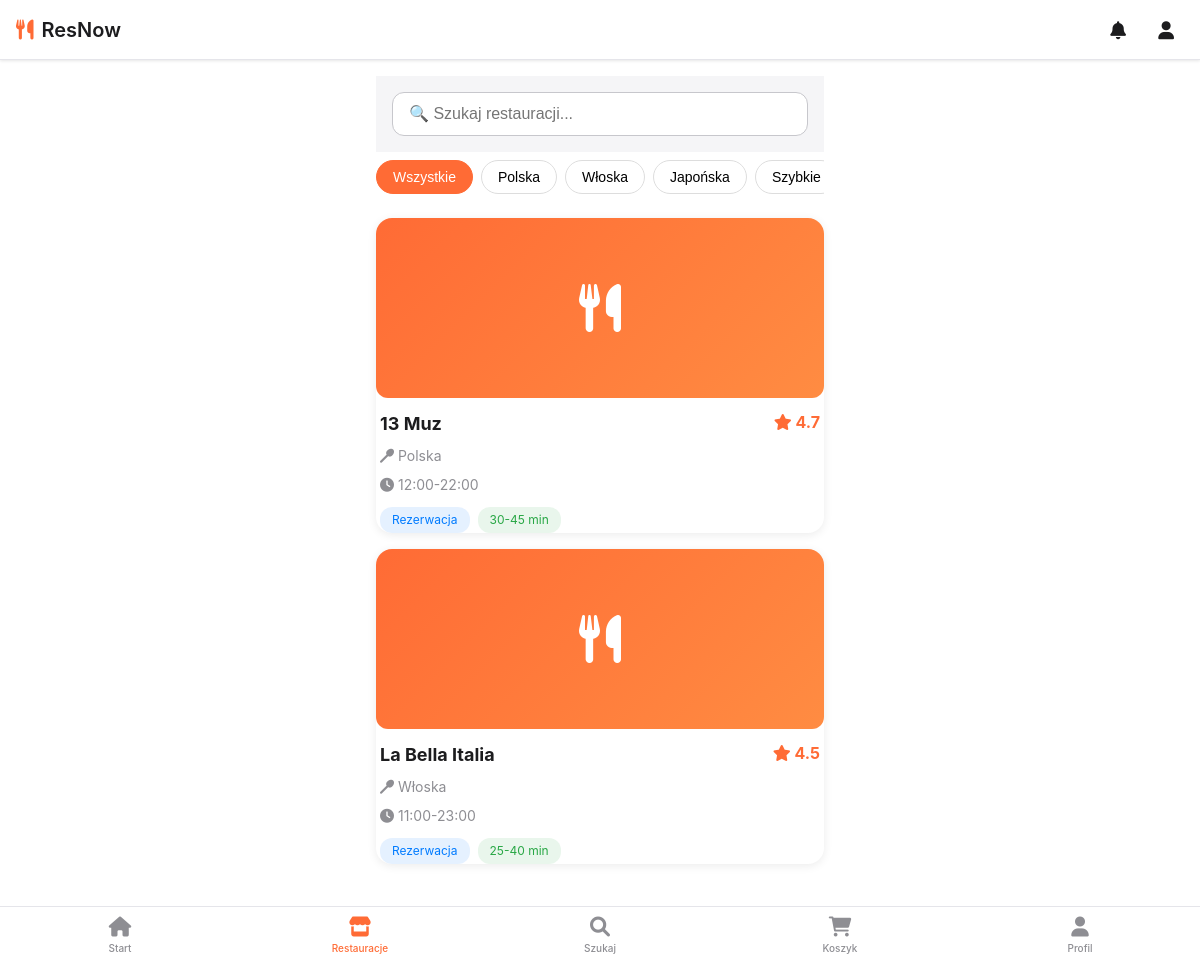
Screenshot of /client/restaurants (signed in) with the database file from the repository.
### models.py (models this page shows, shortened)
class Restaurant(db.Model):
    __tablename__ = 'restaurants'
    id = db.Column(db.Integer, primary_key=True)
    name = db.Column(db.String(100), nullable=False)
    address = db.Column(db.String(200))
    cuisine = db.Column(db.String(100))
    rating = db.Column(db.Float)
    delivery = db.Column(db.Boolean, default=False)
    reservation = db.Column(db.Boolean, default=True)
    opening_hours = db.Column(db.String(50))
    delivery_time = db.Column(db.String(50))

### app.py (the view)
@app.route('/client/restaurants')
@login_required
def client_restaurants():
    if session.get('role') != 'client':
        flash('Brak dostępu', 'danger')
        return redirect(url_for('login'))
    restaurants = Restaurant.query.all()
    return render_template('client/restaurants_mobile.html', restaurants=restaurants)

### app.py (called while the page is built)
@app.context_processor
def inject_now():
    return {'now': datetime.now()}

def login_required(f):
    @wraps(f)
    def decorated_function(*args, **kwargs):
        if 'user_id' not in session:
            flash('Proszę się zalogować', 'warning')
            return redirect(url_for('login'))
        return f(*args, **kwargs)
    return decorated_function

### templates/client/restaurants_mobile.html (shortened to what this page needs)
{% extends "mobile_layout.html" %}
{% block content %}
<div class="mobile-container">
    <div class="search-container">
        <div class="form-group" style="margin-bottom: 0;">
            <input type="text"
                   class="form-control"
                   placeholder="🔍 Szukaj restauracji..."
                   oninput="searchRestaurants(this.value)">
        </div>
    </div>
    <div class="filters">
        <button class="filter-btn active" onclick="filterByCuisine('all')">Wszystkie</button>
        <button class="filter-btn" onclick="filterByCuisine('polska')">Polska</button>
        <button class="filter-btn" onclick="filterByCuisine('włoska')">Włoska</button>
        <button class="filter-btn" onclick="filterByCuisine('japońska')">Japońska</button>
        <button class="filter-btn" onclick="filterByCuisine('szybkie')">Szybkie</button>
    </div>
    <div id="restaurantsList">
        {% for restaurant in restaurants %}
        <a href="{{ url_for('client_menu', restaurant_id=restaurant.id) }}"
           class="restaurant-card" data-cuisine="{{ restaurant.cuisine|lower }}">
            <div style="position: relative;">
                <div class="restaurant-image">
                    <i class="fas fa-utensils"></i>
                </div>
            </div>
            <div style="padding: 0 4px;">
                <div style="display: flex; justify-content: space-between; align-items: start; margin-bottom: 8px;">
                    <h3 style="margin: 0; font-size: 18px;">{{ restaurant.name }}</h3>
                    <div style="color: #FF6B35; font-weight: 700;">
                        <i class="fas fa-star"></i> {{ restaurant.rating }}
                    </div>
                </div>
                <div style="color: var(--gray); font-size: 14px; margin-bottom: 8px;">
                    <i class="fas fa-utensil-spoon"></i> {{ restaurant.cuisine }}
                </div>
                <div style="color: var(--gray); font-size: 14px; margin-bottom: 12px;">
                    <i class="fas fa-clock"></i> {{ restaurant.opening_hours }}
                </div>
                <div style="display: flex; gap: 8px;">
                    {% if restaurant.reservation %}
                    <span style="background: rgba(0,123,255,0.1); color: #007bff; padding: 4px 12px; border-radius: 12px; font-size: 12px;">
                        Rezerwacja
                    </span>
                    {% endif %}
                    {% if restaurant.delivery %}
                    <span style="background: rgba(40,167,69,0.1); color: #28a745; padding: 4px 12px; border-radius: 12px; font-size: 12px;">
                        {{ restaurant.delivery_time }}
                    </span>
                    {% endif %}
                </div>
            </div>
        </a>
        {% endfor %}
    </div>
</div>
{% endblock %}

### templates/mobile_layout.html (shortened to what this page needs)
<!DOCTYPE html>
<html lang="pl">
<head>
    <link rel="stylesheet" href="https://cdnjs.cloudflare.com/ajax/libs/font-awesome/6.0.0/css/all.min.css">
    <link rel="stylesheet" href="{{ url_for('static', filename='css/mobile.css') }}">
</head>
<body>
    <header class="header safe-area-top">
        <div class="header-title">
            <i class="fas fa-utensils"></i>
            ResNow
        </div>
        <div class="header-actions">
            <button class="header-btn" onclick="toggleNotifications()">
                <i class="fas fa-bell"></i>
            </button>
            <a href="{{ url_for('client_profile') }}" class="header-btn">
                <i class="fas fa-user"></i>
            </a>
        </div>
    </header>
    <main class="main safe-area-bottom">
        {% block content %}{% endblock %}
    </main>
    <nav class="bottom-nav">
        <a href="{{ url_for('client_dashboard') }}"
           class="bottom-nav-item {% if request.endpoint == 'client_dashboard' %}active{% endif %}"
           id="navHome">
            <i class="fas fa-home bottom-nav-icon"></i>
            <span class="bottom-nav-label">Start</span>
        </a>
        <a href="{{ url_for('client_restaurants') }}"
           class="bottom-nav-item {% if request.endpoint == 'client_restaurants' %}active{% endif %}"
           id="navRestaurants">
            <i class="fas fa-store bottom-nav-icon"></i>
            <span class="bottom-nav-label">Restauracje</span>
        </a>
        <a href="{{ url_for('client_search') }}"
           class="bottom-nav-item {% if request.endpoint == 'client_search' %}active{% endif %}"
           id="navSearch">
            <i class="fas fa-search bottom-nav-icon"></i>
            <span class="bottom-nav-label">Szukaj</span>
        </a>
        <a href="{{ url_for('client_cart') }}"
           class="bottom-nav-item {% if request.endpoint == 'client_cart' %}active{% endif %}"
           id="navCart">
            <i class="fas fa-shopping-cart bottom-nav-icon"></i>
            <span class="bottom-nav-label">Koszyk</span>
        </a>
        <a href="{{ url_for('client_profile') }}"
           class="bottom-nav-item {% if request.endpoint == 'client_profile' %}active{% endif %}"
           id="navProfile">
            <i class="fas fa-user bottom-nav-icon"></i>
            <span class="bottom-nav-label">Profil</span>
        </a>
    </nav>
</body>
</html>

### static/css/mobile.css (style rules this page uses)
:root { --primary-orange: #FF6B35; --primary-orange-light: #FF8C42; --primary-orange-dark: #E55A2B; --white: #FFFFFF; --light-gray: #F5F5F7; --gray: #8E8E93; --dark-gray: #636366; --dark: #1C1C1E; --black: #000000; --success: #34C759; --warning: #FF9500; --danger: #FF3B30; --info: #007AFF; --background: #FFFFFF; --card-background: #FFFFFF; --shadow: 0 2px 10px rgba(0, 0, 0, 0.08); --shadow-heavy: 0 4px 20px rgba(0, 0, 0, 0.15); --radius-sm: 8px; --radius-md: 12px; --radius-lg: 16px; --radius-xl: 24px; --spacing-xs: 4px; --spacing-sm: 8px; --spacing-md: 16px; --spacing-lg: 24px; --spacing-xl: 32px; }
* { margin: 0; padding: 0; box-sizing: border-box; }
body { font-family: -apple-system, BlinkMacSystemFont, 'Segoe UI', Roboto, Oxygen, Ubuntu, Cantarell, sans-serif; background-color: var(--background); color: var(--dark); line-height: 1.5; -webkit-font-smoothing: antialiased; -moz-osx-font-smoothing: grayscale; }
.header { position: fixed; top: 0; left: 0; right: 0; height: 60px; background-color: var(--white); display: flex; align-items: center; justify-content: space-between; padding: 0 16px; border-bottom: 1px solid #E5E5EA; z-index: 1000; box-shadow: 0 1px 3px rgba(0, 0, 0, 0.1); }
.header.safe-area-top { padding-top: env(safe-area-inset-top); }
.header-title { font-size: 20px; font-weight: 600; color: var(--dark); display: flex; align-items: center; gap: 8px; }
.header-title i { color: var(--primary-orange); }
.header-actions { display: flex; gap: 12px; }
.header-btn { width: 36px; height: 36px; border-radius: 50%; background: none; border: none; display: flex; align-items: center; justify-content: center; color: var(--dark); font-size: 18px; position: relative; cursor: pointer; }
.main { padding-top: 60px; padding-bottom: 70px; min-height: 100vh; }
.main.safe-area-bottom { padding-bottom: calc(70px + env(safe-area-inset-bottom)); }
.bottom-nav { position: fixed; bottom: 0; left: 0; right: 0; height: 60px; background-color: var(--white); border-top: 1px solid #E5E5EA; display: flex; justify-content: space-around; align-items: center; z-index: 1000; padding-bottom: env(safe-area-inset-bottom); }
.bottom-nav-item { display: flex; flex-direction: column; align-items: center; justify-content: center; flex: 1; height: 100%; text-decoration: none; color: var(--gray); position: relative; transition: color 0.2s; }
.bottom-nav-item.active { color: var(--primary-orange); }
.bottom-nav-icon { font-size: 20px; margin-bottom: 4px; }
.bottom-nav-label { font-size: 10px; font-weight: 500; }
.mobile-container { max-width: 480px; margin: 0 auto; padding: 16px; }
.form-group { margin-bottom: 16px; }
.form-control { width: 100%; padding: 12px 16px; border: 1px solid #C7C7CC; border-radius: var(--radius-md); font-size: 16px; background-color: var(--white); color: var(--dark); }
.restaurant-card { display: block; text-decoration: none; color: inherit; background-color: var(--card-background); border-radius: var(--radius-lg); overflow: hidden; box-shadow: var(--shadow); margin-bottom: var(--spacing-md); }
.restaurant-image { width: 100%; height: 160px; background: linear-gradient(135deg, var(--primary-orange), var(--primary-orange-light)); display: flex; align-items: center; justify-content: center; color: white; font-size: 48px; position: relative; }

### rows the page displays
Restaurant: name "13 Muz", rating "4.7", cuisine "Polska", opening_hours "12:00-22:00", reservation "Rezerwacja", delivery_time "30-45 min"
Restaurant: name "La Bella Italia", rating "4.5", cuisine "Włoska", opening_hours "11:00-23:00", reservation "Rezerwacja", delivery_time "25-40 min"
